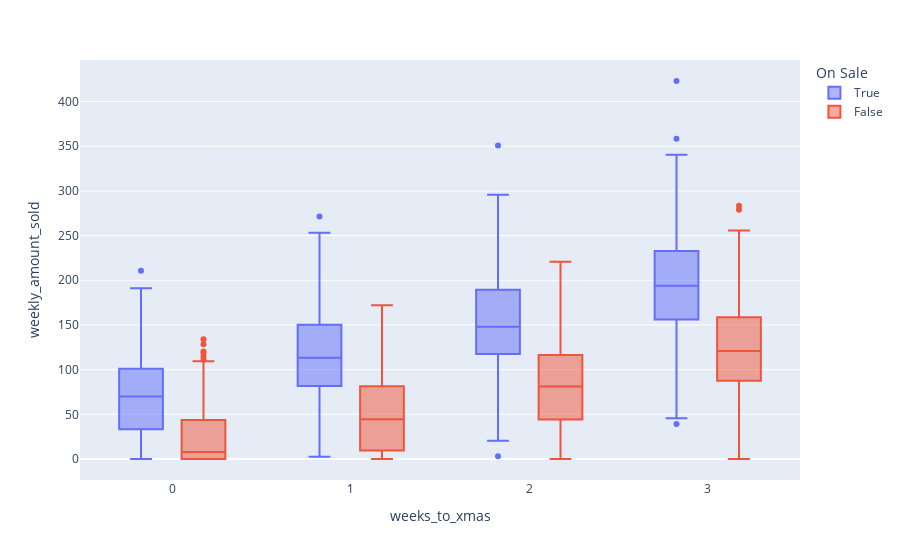

Notebook source saved alongside this figure:
### Code cell
px.box(
    data_frame=data,
    y='weekly_amount_sold',
    x='weeks_to_xmas',
    color='On Sale',
)

### Figure 1 — Plotly figure (JSON) as saved in the notebook; plotly's stock layout.template omitted (floating-point values rounded to 4 significant figures; data arrays with more than 128 entries replaced by an {"elided": "..."} marker saying what was removed)
{"data": [{"alignmentgroup": "True", "hovertemplate": "On Sale=True<br>weeks_to_xmas=%{x}<br>weekly_amount_sold=%{y}<extra></extra>", "legendgroup": "True", "marker": {"color": "#636efa"}, "name": "True", "notched": false, "offsetgroup": "True", "orientation": "v", "showlegend": true, "type": "box", "x": {"elided": "1024 int values"}, "x0": " ", "xaxis": "x", "y": {"elided": "1024 float values"}, "y0": " ", "yaxis": "y"}, {"alignmentgroup": "True", "hovertemplate": "On Sale=False<br>weeks_to_xmas=%{x}<br>weekly_amount_sold=%{y}<extra></extra>", "legendgroup": "False", "marker": {"color": "#EF553B"}, "name": "False", "notched": false, "offsetgroup": "False", "orientation": "v", "showlegend": true, "type": "box", "x": {"elided": "976 int values"}, "x0": " ", "xaxis": "x", "y": {"elided": "976 float values"}, "y0": " ", "yaxis": "y"}], "layout": {"boxmode": "group", "legend": {"title": {"text": "On Sale"}, "tracegroupgap": 0}, "margin": {"t": 60}, "xaxis": {"anchor": "y", "domain": [0, 1], "title": {"text": "weeks_to_xmas"}}, "yaxis": {"anchor": "x", "domain": [0, 1], "title": {"text": "weekly_amount_sold"}}}}
